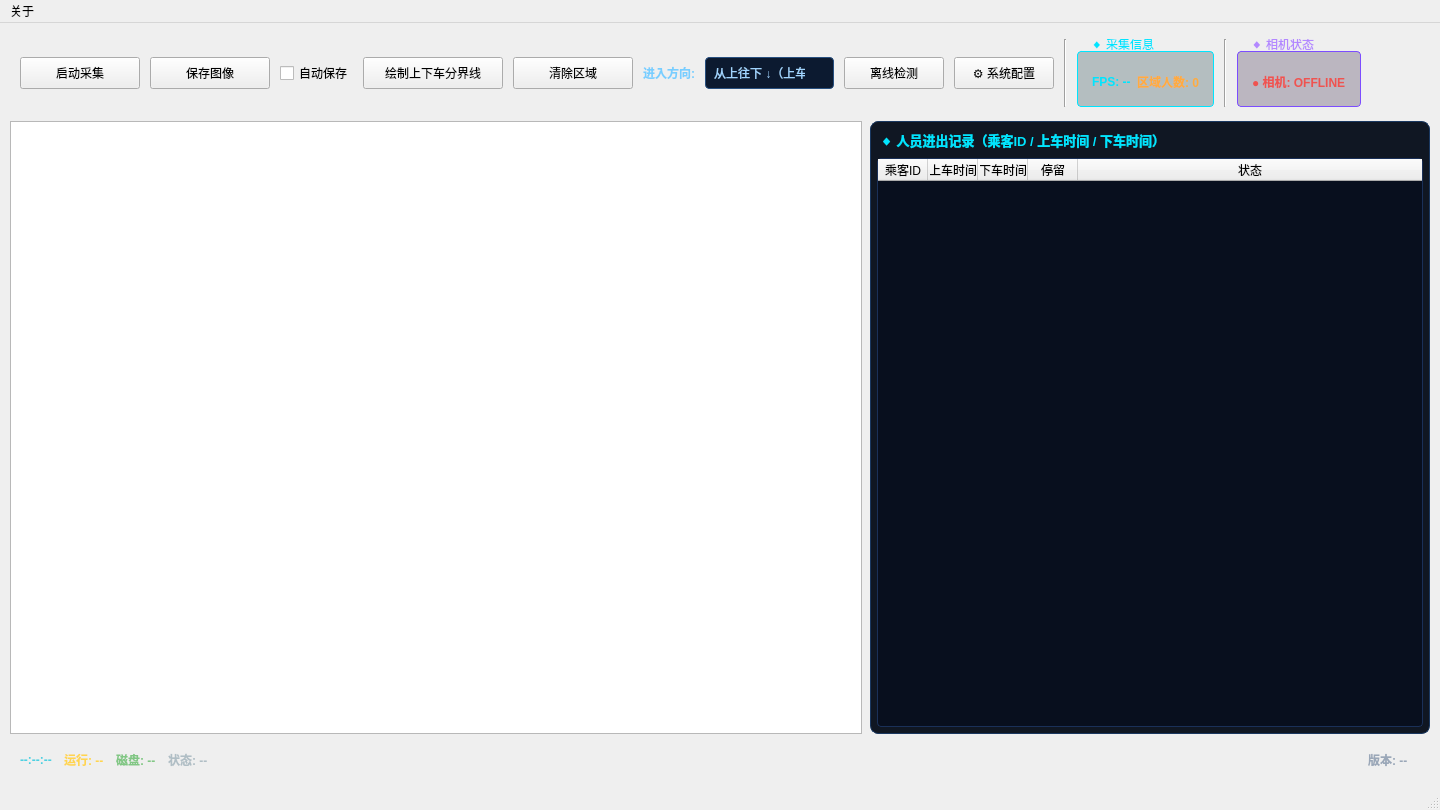
<?xml version="1.0" encoding="UTF-8"?>
<ui version="4.0">
 <class>MainWindow</class>
 <widget class="QMainWindow" name="MainWindow">
  <property name="geometry">
   <rect>
    <x>0</x>
    <y>0</y>
    <width>1440</width>
    <height>810</height>
   </rect>
  </property>
  <property name="windowTitle">
   <string>HX-CCD23 相机实时采集</string>
  </property>
  <widget class="QWidget" name="centralwidget">
   <layout class="QVBoxLayout" name="mainVerticalLayout">
    <property name="spacing">
     <number>8</number>
    </property>
    <property name="leftMargin">
     <number>10</number>
    </property>
    <property name="topMargin">
     <number>10</number>
    </property>
    <property name="rightMargin">
     <number>10</number>
    </property>
    <property name="bottomMargin">
     <number>10</number>
    </property>
    <!-- ===== 顶部工具栏行 ===== -->
    <item>
     <widget class="QFrame" name="toolBarFrame">
      <property name="sizePolicy">
       <sizepolicy hsizetype="Expanding" vsizetype="Fixed">
        <horstretch>0</horstretch>
        <verstretch>0</verstretch>
       </sizepolicy>
      </property>
      <property name="minimumSize">
       <size>
        <width>0</width>
        <height>80</height>
       </size>
      </property>
      <layout class="QHBoxLayout" name="toolBarLayout">
       <property name="spacing">
        <number>10</number>
       </property>
       <property name="leftMargin">
        <number>10</number>
       </property>
       <property name="topMargin">
        <number>6</number>
       </property>
       <property name="rightMargin">
        <number>10</number>
       </property>
       <property name="bottomMargin">
        <number>6</number>
       </property>
       <!-- 启动/停止采集 Toggle 按钮 -->
       <item>
        <widget class="QPushButton" name="btnToggle">
         <property name="minimumSize">
          <size>
           <width>120</width>
           <height>32</height>
          </size>
         </property>
         <property name="text">
          <string>启动采集</string>
         </property>
        </widget>
       </item>
       <!-- 保存图像按钮 -->
       <item>
        <widget class="QPushButton" name="btnSave">
         <property name="minimumSize">
          <size>
           <width>120</width>
           <height>32</height>
          </size>
         </property>
         <property name="text">
          <string>保存图像</string>
         </property>
        </widget>
       </item>
       <!-- 自动保存开关 -->
       <item>
        <widget class="QCheckBox" name="chkAutoSave">
         <property name="text">
          <string>自动保存</string>
         </property>
        </widget>
       </item>
       <!-- 绘制上下车分界线按钮 -->
       <item>
        <widget class="QPushButton" name="btnDrawRegion">
         <property name="minimumSize">
          <size>
           <width>140</width>
           <height>32</height>
          </size>
         </property>
         <property name="text">
          <string>绘制上下车分界线</string>
         </property>
        </widget>
       </item>
       <!-- 清除区域按钮 -->
       <item>
        <widget class="QPushButton" name="btnClearRegion">
         <property name="minimumSize">
          <size>
           <width>120</width>
           <height>32</height>
          </size>
         </property>
         <property name="text">
          <string>清除区域</string>
         </property>
        </widget>
       </item>
       <!-- 进入方向标签 -->
       <item>
        <widget class="QLabel" name="label_entryDir">
         <property name="text">
          <string>进入方向:</string>
         </property>
         <property name="styleSheet">
          <string notr="true">color: #78ceff; font-family: 'Consolas'; font-size: 12px; font-weight: bold;</string>
         </property>
        </widget>
       </item>
       <!-- 进入方向下拉框 -->
       <item>
        <widget class="QComboBox" name="cmbEntryDirection">
         <property name="minimumSize">
          <size>
           <width>100</width>
           <height>32</height>
          </size>
         </property>
         <property name="styleSheet">
          <string notr="true">QComboBox { background-color: #0c1a30; border: 1px solid #285080; border-radius: 4px; color: #a0d4ff; padding: 4px 8px; font-family: 'Consolas'; font-size: 12px; } QComboBox:hover { border-color: #40c8ff; } QComboBox::drop-down { border: none; width: 20px; } QComboBox QAbstractItemView { background-color: #0c1a30; border: 1px solid #285080; color: #a0d4ff; selection-background-color: #144888; }</string>
         </property>
         <item>
          <property name="text">
           <string>从上往下 ↓（上车）</string>
          </property>
         </item>
         <item>
          <property name="text">
           <string>从下往上 ↑（下车）</string>
          </property>
         </item>
        </widget>
       </item>
       <!-- 离线检测按钮 -->
       <item>
        <widget class="QPushButton" name="btnOfflineDetect">
         <property name="minimumSize">
          <size>
           <width>100</width>
           <height>32</height>
          </size>
         </property>
         <property name="text">
          <string>离线检测</string>
         </property>
        </widget>
       </item>
       <!-- 系统配置按钮 -->
       <item>
        <widget class="QPushButton" name="btnSettings">
         <property name="minimumSize">
          <size>
           <width>100</width>
           <height>32</height>
          </size>
         </property>
         <property name="text">
          <string>⚙ 系统配置</string>
         </property>
         <property name="toolTip">
          <string>打开系统配置（相机/推理/保存设置）</string>
         </property>
        </widget>
       </item>
       <!-- 分隔线 -->
       <item>
        <widget class="QFrame" name="sep1">
         <property name="frameShape">
          <enum>QFrame::VLine</enum>
         </property>
         <property name="frameShadow">
          <enum>QFrame::Sunken</enum>
         </property>
         <property name="styleSheet">
          <string notr="true">color: #2a3f5f;</string>
         </property>
        </widget>
       </item>
       <!-- 推理信息 -->
       <item>
        <widget class="QGroupBox" name="groupBox_info">
          <property name="styleSheet">
           <string notr="true">QGroupBox { border: 1px solid #00e5ff; border-radius: 4px; margin-top: 12px; padding: 2px 6px; background-color: rgba(0,40,50,0.25); } QGroupBox::title { color: #00e5ff; font-family: 'Consolas'; font-size: 10px; font-weight: bold; subcontrol-origin: margin; left: 8px; padding: 0 4px; top: -2px; }</string>
          </property>
          <property name="title">
           <string>◆ 采集信息</string>
         </property>
         <layout class="QHBoxLayout" name="infoLayout">
          <property name="spacing">
           <number>6</number>
          </property>
          <property name="leftMargin">
           <number>8</number>
          </property>
          <property name="topMargin">
           <number>10</number>
          </property>
          <property name="rightMargin">
           <number>8</number>
          </property>
          <property name="bottomMargin">
           <number>4</number>
          </property>
          <item>
           <widget class="QLabel" name="label_fps">
             <property name="styleSheet">
              <string notr="true">color: #00e5ff; font-family: 'Consolas'; font-size: 12px; font-weight: bold;</string>
             </property>
             <property name="text">
              <string>FPS: --</string>
             </property>
            </widget>
           </item>
          <item>
           <widget class="QLabel" name="label_personCount">
             <property name="styleSheet">
              <string notr="true">color: #ffab40; font-family: 'Consolas'; font-size: 12px; font-weight: bold;</string>
             </property>
             <property name="text">
              <string>区域人数: 0</string>
             </property>
            </widget>
           </item>
          </layout>
         </widget>
       </item>
       <!-- 分隔线 -->
       <item>
        <widget class="QFrame" name="sep2">
         <property name="frameShape">
          <enum>QFrame::VLine</enum>
         </property>
         <property name="frameShadow">
          <enum>QFrame::Sunken</enum>
         </property>
         <property name="styleSheet">
          <string notr="true">color: #2a3f5f;</string>
         </property>
        </widget>
       </item>
       <!-- 相机状态 -->
       <item>
        <widget class="QGroupBox" name="groupBox_status">
          <property name="styleSheet">
           <string notr="true">QGroupBox { border: 1px solid #7c4dff; border-radius: 4px; margin-top: 12px; padding: 2px 6px; background-color: rgba(30,10,50,0.25); } QGroupBox::title { color: #b388ff; font-family: 'Consolas'; font-size: 10px; font-weight: bold; subcontrol-origin: margin; left: 8px; padding: 0 4px; top: -2px; }</string>
          </property>
          <property name="title">
           <string>◆ 相机状态</string>
         </property>
         <layout class="QHBoxLayout" name="statusLayout">
          <property name="spacing">
           <number>6</number>
          </property>
          <property name="leftMargin">
           <number>8</number>
          </property>
          <property name="topMargin">
           <number>10</number>
          </property>
          <property name="rightMargin">
           <number>8</number>
          </property>
          <property name="bottomMargin">
           <number>4</number>
          </property>
          <item>
           <widget class="QLabel" name="label_camStatus">
             <property name="styleSheet">
              <string notr="true">color: #ef5350; font-family: 'Consolas'; font-size: 12px; font-weight: bold;</string>
             </property>
             <property name="text">
              <string>● 相机: OFFLINE</string>
             </property>
            </widget>
           </item>
          </layout>
         </widget>
       </item>
       <!-- 弹簧 -->
       <item>
        <spacer name="toolBarSpacer">
         <property name="orientation">
          <enum>Qt::Horizontal</enum>
         </property>
         <property name="sizeHint" stdset="0">
          <size>
           <width>40</width>
           <height>20</height>
          </size>
         </property>
        </spacer>
       </item>
      </layout>
     </widget>
    </item>
    <!-- ===== 图像显示区域 ===== -->
    <item>
     <layout class="QHBoxLayout" name="imageLayout">
      <property name="spacing">
       <number>8</number>
      </property>
      <item>
       <widget class="QGraphicsView" name="imageView">
        <property name="sizePolicy">
         <sizepolicy hsizetype="Expanding" vsizetype="Expanding">
          <horstretch>14</horstretch>
          <verstretch>0</verstretch>
         </sizepolicy>
        </property>
        <property name="minimumSize">
         <size>
          <width>360</width>
          <height>300</height>
         </size>
        </property>
       </widget>
      </item>
      <!-- 右侧人员进出记录面板 -->
      <item>
       <widget class="QFrame" name="visitorPanel">
        <property name="sizePolicy">
         <sizepolicy hsizetype="Preferred" vsizetype="Expanding">
          <horstretch>11</horstretch>
          <verstretch>0</verstretch>
         </sizepolicy>
        </property>
        <property name="minimumSize">
         <size>
          <width>320</width>
          <height>0</height>
         </size>
        </property>
        <property name="maximumSize">
         <size>
          <width>560</width>
          <height>16777215</height>
         </size>
        </property>
        <property name="styleSheet">
         <string notr="true">QFrame#visitorPanel { background-color: rgba(6, 14, 26, 0.96); border: 1px solid #1a3860; border-radius: 8px; }</string>
        </property>
        <layout class="QVBoxLayout" name="visitorPanelLayout">
         <property name="spacing">
          <number>6</number>
         </property>
         <property name="leftMargin">
          <number>6</number>
         </property>
         <property name="topMargin">
          <number>6</number>
         </property>
         <property name="rightMargin">
          <number>6</number>
         </property>
         <property name="bottomMargin">
          <number>6</number>
         </property>
         <item>
          <widget class="QLabel" name="label_visitorTitle">
           <property name="text">
            <string>◆ 人员进出记录（乘客ID / 上车时间 / 下车时间）</string>
           </property>
           <property name="styleSheet">
            <string notr="true">color: #00e5ff; font-family: 'Consolas'; font-size: 13px; font-weight: bold; padding: 2px 0;</string>
           </property>
          </widget>
         </item>
         <item>
          <widget class="QTableWidget" name="tableVisitors">
           <property name="columnCount">
            <number>5</number>
           </property>
           <property name="styleSheet">
            <string notr="true">QTableWidget { background-color: #080f1e; border: 1px solid #1a3058; border-radius: 4px; color: #b8d4f0; font-family: 'Consolas'; font-size: 11px; gridline-color: #1a3058; selection-background-color: rgba(64, 180, 255, 0.15); } QTableWidget::item { padding: 3px 6px; border-bottom: 1px solid #122040; } QHeaderView::section { background-color: #0a1a30; color: #78ceff; font-family: 'Consolas'; font-size: 11px; font-weight: bold; border: 1px solid #1a3058; padding: 4px 6px; }</string>
           </property>
           <attribute name="horizontalHeaderDefaultSectionSize">
            <number>50</number>
           </attribute>
           <attribute name="horizontalHeaderStretchLastSection">
            <bool>true</bool>
           </attribute>
           <attribute name="verticalHeaderVisible">
            <bool>false</bool>
           </attribute>
           <column>
            <property name="text">
             <string>乘客ID</string>
            </property>
           </column>
           <column>
            <property name="text">
             <string>上车时间</string>
            </property>
           </column>
           <column>
            <property name="text">
             <string>下车时间</string>
            </property>
           </column>
           <column>
            <property name="text">
             <string>停留</string>
            </property>
           </column>
           <column>
            <property name="text">
             <string>状态</string>
            </property>
           </column>
          </widget>
         </item>
        </layout>
       </widget>
      </item>
     </layout>
    </item>
    <!-- ===== 底部状态栏 ===== -->
    <item>
     <widget class="QFrame" name="statusBarFrame">
      <property name="sizePolicy">
       <sizepolicy hsizetype="Expanding" vsizetype="Fixed">
        <horstretch>0</horstretch>
        <verstretch>0</verstretch>
       </sizepolicy>
      </property>
      <property name="minimumSize">
       <size>
        <width>0</width>
        <height>36</height>
       </size>
      </property>
      <layout class="QHBoxLayout" name="statusBarLayout">
       <property name="spacing">
        <number>12</number>
       </property>
       <property name="leftMargin">
        <number>10</number>
       </property>
       <property name="topMargin">
        <number>4</number>
       </property>
       <property name="rightMargin">
        <number>10</number>
       </property>
       <property name="bottomMargin">
        <number>4</number>
       </property>
       <item>
        <widget class="QLabel" name="timeLabel">
          <property name="styleSheet">
           <string notr="true">color: #4dd0e1; font-family: 'Consolas'; font-size: 12px; font-weight: bold;</string>
          </property>
          <property name="text">
           <string>--:--:--</string>
          </property>
         </widget>
        </item>
        <item>
         <widget class="QLabel" name="runTimeLabel">
          <property name="styleSheet">
           <string notr="true">color: #ffd54f; font-family: 'Consolas'; font-size: 12px; font-weight: bold;</string>
          </property>
          <property name="text">
           <string>运行: --</string>
          </property>
         </widget>
        </item>
        <item>
         <widget class="QLabel" name="diskLabel">
          <property name="styleSheet">
           <string notr="true">color: #81c784; font-family: 'Consolas'; font-size: 12px; font-weight: bold;</string>
         </property>
         <property name="text">
          <string>磁盘: --</string>
         </property>
        </widget>
       </item>
       <item>
        <widget class="QLabel" name="captureStatusLabel">
         <property name="styleSheet">
          <string notr="true">color: #b0bec5; font-family: 'Consolas'; font-size: 12px; font-weight: bold;</string>
         </property>
         <property name="text">
          <string>状态: --</string>
         </property>
        </widget>
       </item>
        <item>
         <spacer name="bottomSpacer">
          <property name="orientation">
           <enum>Qt::Horizontal</enum>
          </property>
          <property name="sizeHint" stdset="0">
           <size>
            <width>40</width>
            <height>20</height>
           </size>
          </property>
         </spacer>
        </item>
        <!-- 程序版本号 -->
        <item>
         <widget class="QLabel" name="versionLabel">
          <property name="styleSheet">
           <string notr="true">color: #9aa7b8; font-family: 'Consolas'; font-size: 12px; font-weight: bold; padding: 0 8px;</string>
          </property>
          <property name="text">
           <string>版本: --</string>
          </property>
         </widget>
        </item>
      </layout>
     </widget>
    </item>
   </layout>
  </widget>
  <widget class="QMenuBar" name="menubar">
   <property name="geometry">
    <rect>
     <x>0</x>
     <y>0</y>
     <width>1280</width>
     <height>28</height>
    </rect>
   </property>
   <widget class="QMenu" name="menuAbout">
    <property name="title">
     <string>关于</string>
    </property>
    <addaction name="actionversion"/>
    <addaction name="actionCheckUpdate"/>
   </widget>
   <addaction name="menuAbout"/>
  </widget>
  <widget class="QStatusBar" name="statusbar"/>
  <action name="actionversion">
   <property name="text">
    <string>版本信息</string>
   </property>
  </action>
  <action name="actionCheckUpdate">
   <property name="text">
    <string>检查更新</string>
   </property>
  </action>
 </widget>
 <resources/>
 <connections/>
</ui>
